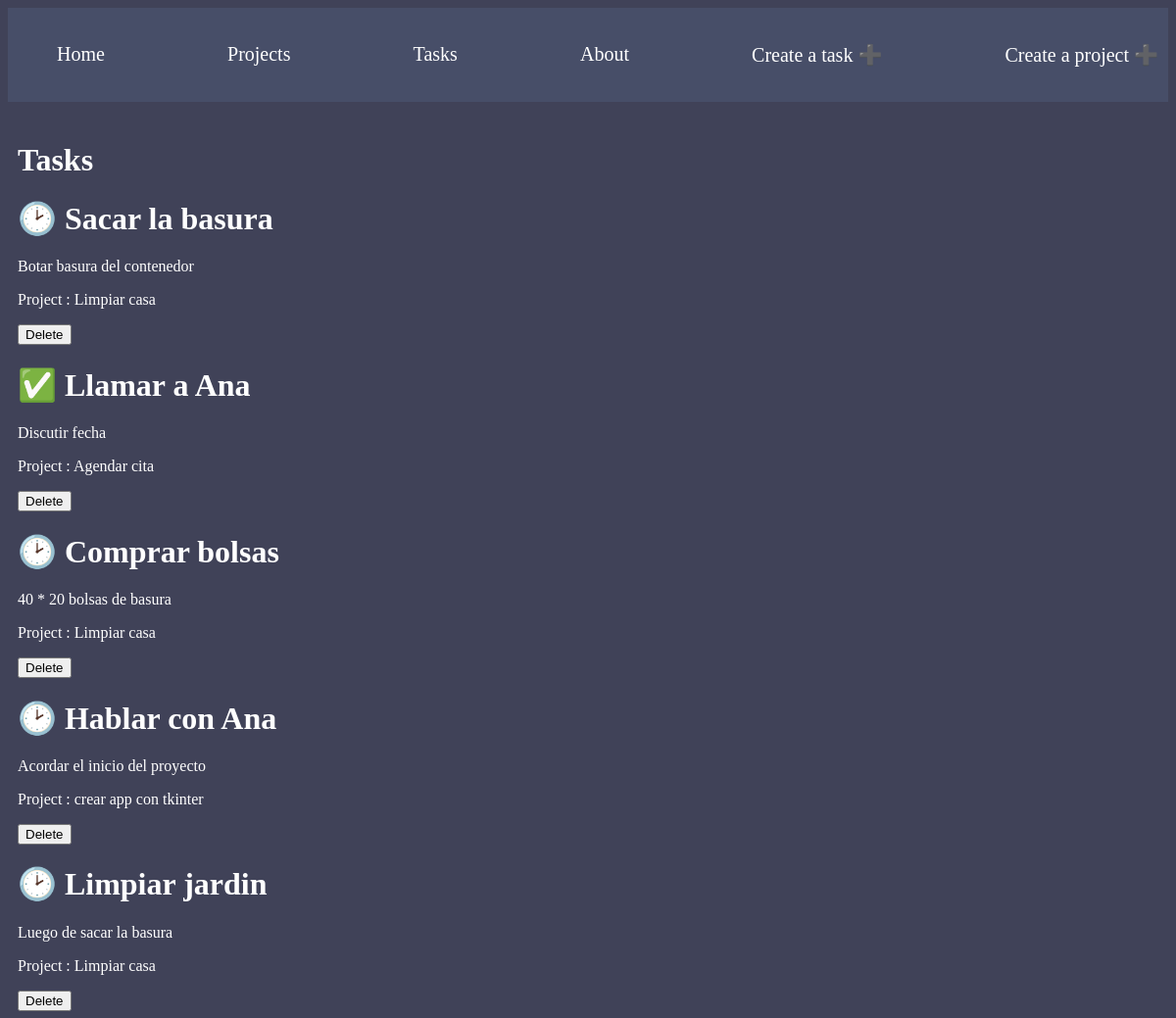
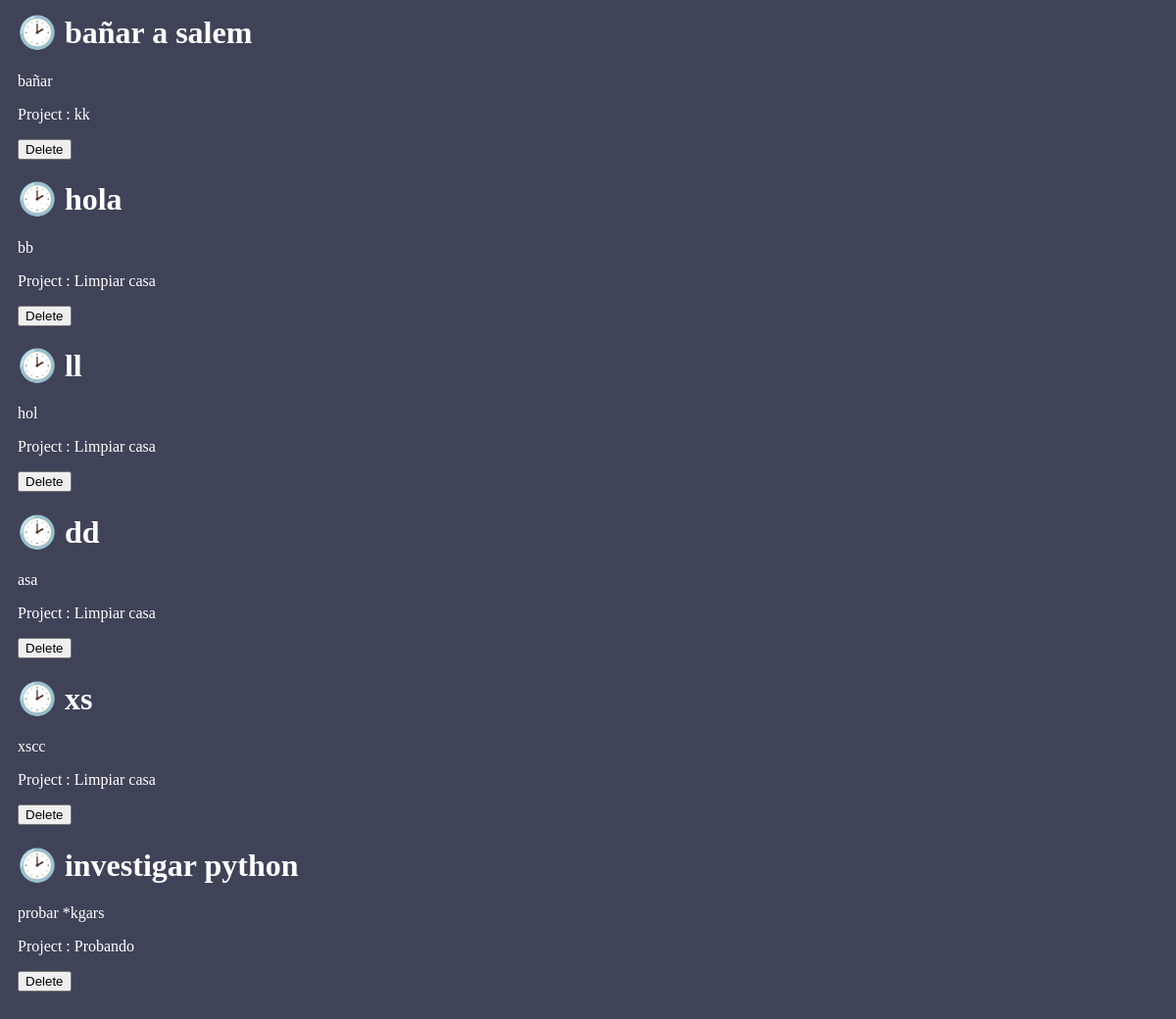
/tasks/, run on the app's committed database (2 pictures, top to bottom).
### myapp/models.py (models this page shows, shortened)
class Task(models.Model):
    title = models.CharField(max_length=200)
    description = models.TextField()
    project = models.ForeignKey(Project, on_delete=models.CASCADE)
    done = models.BooleanField(default=False)

class Project(models.Model):
    name = models.CharField(max_length=200)

### myapp/views.py (the view)
# urls.py: path('tasks/', views.task, name="tasks"),
def task(request):
    tasks = Task.objects.all()
    return render(request, 'tasks/tasks.html', {
            'tasks': tasks,
    })

### myapp/templates/tasks/tasks.html
{% extends 'layouts/base.html' %}
{% block content %}
<h1>Tasks</h1>
{% for task in tasks %}
    <div>
        <h1>{% if task.done == False %} 🕑 {% else %}  ✅ {% endif %}{{ task.title }}</h1>
        <p>{{ task.description }}</p>
        <p>Project : {{ task.project.name }}</p>
        <button>
            Delete
        </button>
    </div>
{% endfor %}
{% endblock %}

### myapp/templates/layouts/base.html (shortened to what this page needs)
{% load static %}
<htm>
<head>
        <link rel="stylesheet" href="{% static 'styles/main.css' %}">
</head>
    <body>
        <nav class="navbar container">
            <ul>
                <li>
                    <a href="{% url 'index' %}">Home</a>
                </li>
                <li>
                    <a href="{% url 'projects' %}">Projects</a>
                </li>
                <li>
                    <a href="{% url 'tasks' %}">Tasks</a>
                </li>
                <li>
                    <a href="{% url 'about' %}">About</a>
                </li>
                <li>
                    <a href="{% url 'create_task' %}">Create a task ➕</a>
                </li>
                <li>
                    <a href="{% url 'create_project' %}">Create a project ➕</a>
                </li>
            </ul>
        </nav>
    <main class="container">
        {% block content %}
        {% endblock %}
    </main>
    </body>
</htm>

### myapp/static/styles/main.css (style rules this page uses)
body { background-color: #404258; color:white; }
.navbar { background: #474E68; padding: 20px 0; }
.navbar ul { display:flex; justify-content:space-between; }
.navbar ul li { list-style: none; }
.navbar ul li a { color:white; text-decoration: none; font-size: 20px; }
.container { max-width: 1200px; margin: auto; padding: 20px 10px; }
a { color: white; text-decoration: none }

### data on the page
Task: title "Sacar la basura", description "Botar basura del contenedor", project.name "Limpiar casa"
Task: title "Llamar a Ana", description "Discutir fecha", project.name "Agendar cita"
Task: title "Comprar bolsas", description "40 * 20 bolsas de basura", project.name "Limpiar casa"
Task: title "Hablar con Ana", description "Acordar el inicio del proyecto", project.name "crear app con tkinter"
Task: title "Limpiar jardin", description "Luego de sacar la basura", project.name "Limpiar casa"
Task: title "bañar a salem", description "bañar", project.name "kk"
Task: title "hola", description "bb", project.name "Limpiar casa"
Task: title "ll", description "hol", project.name "Limpiar casa"
Task: title "dd", description "asa", project.name "Limpiar casa"
Task: title "xs", description "xscc", project.name "Limpiar casa"
Task: title "investigar python", description "probar *kgars", project.name "Probando"
